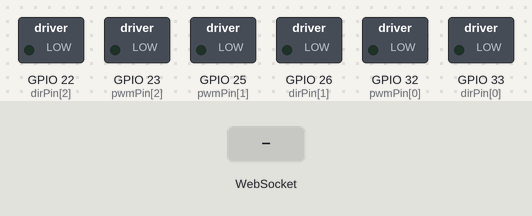
Simulated run of this sketch. Board: ESP32. Parts: switched loads named in the sketch (green lamp = pin HIGH). The test bench sets the inputs (shaded band). WiFi joins after 1.5 s; servers stay silent unless stated; what the sketch prints to the serial monitor is not drawn.

Above: at 2.7 s.
2.8 s: WebSocket text "1" received
At 4.0 s:
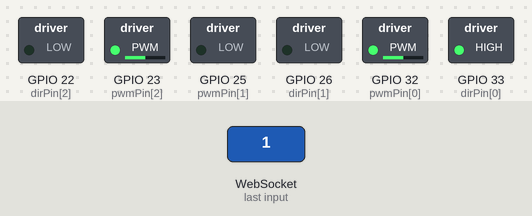
4.3 s: WebSocket text "2" received
At 5.1 s:
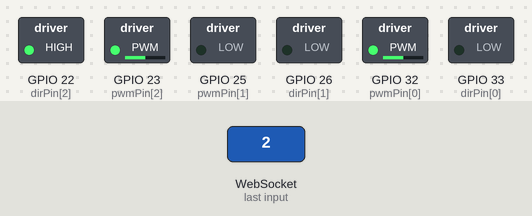
5.8 s: WebSocket text "3" received
At 6.2 s:
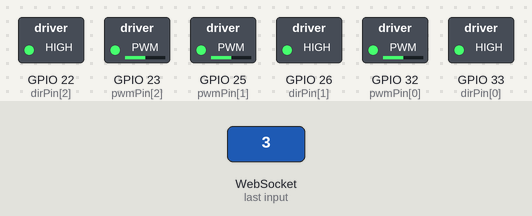
7.3 s: WebSocket text "4" received
At 8.5 s:
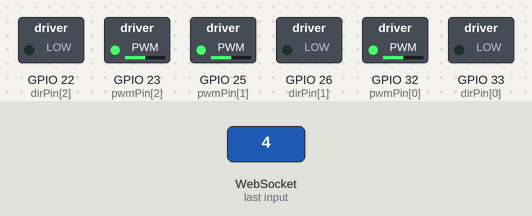
8.8 s: WebSocket text "5" received
At 9.8 s:
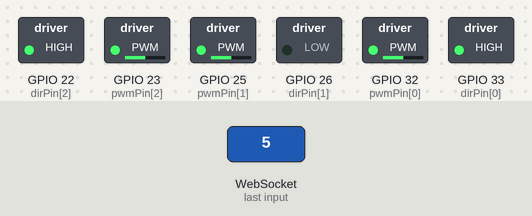
10.3 s: WebSocket text "90" received
At 10.7 s:
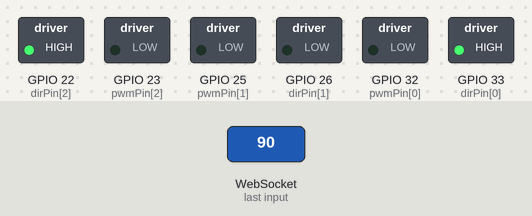
Timing chart, 0 to 12.8 s (numbered marks = the images above; inputs shaded):
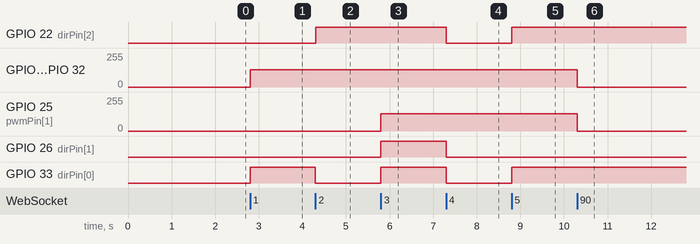

The sketch:

esp32_websocket_kiwi_config.ino
```cpp
// This ESP32 program connects to Wi-Fi, starts a WebSocket server, and listens for movement commands.
// When it receives a command, it drives three omni wheels accordingly to move or rotate the robot. The motion for each wheel is simply hard-coded since holonomic motion is not required.

#include <WiFi.h>
#include <WebSocketsServer.h>

const char* ssid = "esp32"; //configured as wifi station; ssid
const char* password = "987654321";

const int pwmPin[3] = {32, 25, 23}; // PWM for M1, M2, M3
const int dirPin[3] = {33, 26, 22}; // DIR for M1, M2, M3

const int pwmFreq = 20000;
const int pwmResolution = 8;  // 8-bit
int speedVal[3] = {128, 128, 128};  //half for safety

WebSocketsServer webSocket(81); //starting web socket server on port 81

void setMotor(int motor, bool forward, int speed) {
  digitalWrite(dirPin[motor], forward ? HIGH : LOW);
  ledcWrite(pwmPin[motor], speed);

  Serial.print("Motor ");
  Serial.print(motor);
  Serial.print(forward ? " FWD " : " REV ");
  Serial.print(" Speed=");
  Serial.println(speed);
}

void stopAll() {
  for (int i = 0; i < 3; i++) {
    ledcWrite(pwmPin[i], 0);
  }
  Serial.println("Motors STOPPED");
}

void moveRobot(int dir) {
  Serial.print("Command: ");
  Serial.println(dir);

  switch (dir) {
    case 1: Serial.println("Moving FORWARD");
      setMotor(0, true,  speedVal[0]); //clockwise
      setMotor(1, false, 0); //none
      setMotor(2, false,  speedVal[2]); //anticlockwise
      break;
    case 2: Serial.println("Moving BACKWARD");
      setMotor(0, false, speedVal[0]); //anticlockwise
      setMotor(1, false, 0); //none
      setMotor(2, true,  speedVal[2]); //clockwise
      break;
    case 3: Serial.println("Moving RIGHT");
      setMotor(0, true, speedVal[0]); //clockwise
      setMotor(1, true, speedVal[1]); //clockwise
      setMotor(2, true, speedVal[2]); //clockwise
      break;
    case 4: Serial.println("Moving LEFT");
      setMotor(0, false,  speedVal[0]); //anticlockwise
      setMotor(1, false, speedVal[1]); //anticlockwise
      setMotor(2, false,  speedVal[2]); //anticlockwise
      break;
    case 5: Serial.println("Rotating CLOCKWISE");
      setMotor(0, true,  speedVal[0]); //clockwise
      setMotor(1, false, speedVal[1]); //anticlockwise
      setMotor(2, true,  speedVal[2]); //clockwise
      break;
    case 6: Serial.println("Rotating COUNTER-CLOCKWISE");
      setMotor(0, false,  speedVal[0]); //anticlockwise
      setMotor(1, true, speedVal[1]); //clockwise
      setMotor(2, false, speedVal[2]); //anticlockwise
      break;
    default:
      Serial.println("STOP command received");
      stopAll();
      break;
  }
}

// ===== WebSocket Event =====
void webSocketEvent(uint8_t client_num, WStype_t type, uint8_t * payload, size_t length) { //callback function, type gives the current status
  switch (type) {
    case WStype_CONNECTED:
      Serial.printf("Client %u connected\n", client_num);
      break;
    case WStype_DISCONNECTED:
      Serial.printf("Client %u disconnected\n", client_num);
      break;
    case WStype_TEXT:
      payload[length] = '\0';
      Serial.printf("From Client %u: %s\n", client_num, payload);
      moveRobot(atoi((char*)payload));  // convert to int
      break;
  }
}

void setup() {
  Serial.begin(115200);

  // setup for the motors
  for (int i = 0; i < 3; i++) {
    pinMode(dirPin[i], OUTPUT);
    ledcAttach(pwmPin[i], pwmFreq, pwmResolution);
    ledcWrite(pwmPin[i], 0);
  }

  Serial.print("Connecting to WiFi");
  WiFi.begin(ssid, password); //connecting the esp32 to the given wifi network
  while (WiFi.status() != WL_CONNECTED) { //simple loop to show the wifi connection progress
    delay(500);
    Serial.print(".");
  }
  Serial.println("\nWiFi connected!");
  Serial.println("ESP32 IP address: " + WiFi.localIP().toString());

  webSocket.begin(); //initializes connection
  webSocket.onEvent(webSocketEvent); //receives commands

  Serial.println("WebSocket server started on port 81");
  Serial.println("Send 1=Fwd, 2=Bwd, 3=Right, 4=Left, 5=CW, 6=CCW"); //basic code we are using to do in switch case
}

void loop() {
  webSocket.loop(); //web socket keeps listening for commands
}
```

Measured:
- after the input at 2.8 s, GPIO 23 (pwmPin[2]), GPIO 32 (pwmPin[0]): 0/255 → 128/255 at once; GPIO 33 (dirPin[0]): LOW → HIGH at once
- after the input at 4.3 s, GPIO 22 (dirPin[2]): LOW → HIGH at once; GPIO 33 (dirPin[0]): HIGH → LOW at once
- after the input at 5.8 s, GPIO 25 (pwmPin[1]): 0/255 → 128/255 at once; GPIO 26 (dirPin[1]), GPIO 33 (dirPin[0]): LOW → HIGH at once
- after the input at 7.3 s, GPIO 22 (dirPin[2]), GPIO 26 (dirPin[1]), GPIO 33 (dirPin[0]): HIGH → LOW at once
- after the input at 8.8 s, GPIO 22 (dirPin[2]), GPIO 33 (dirPin[0]): LOW → HIGH at once
- after the input at 10.3 s, GPIO 23 (pwmPin[2]), GPIO 25 (pwmPin[1]), GPIO 32 (pwmPin[0]): 128/255 → 0/255 at once
